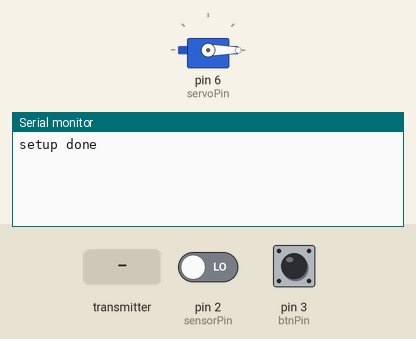
Simulated run of this sketch. Board: Arduino Uno, built with avr-gcc and run on an emulated ATmega328P. Shown: servo, the last lines printed to the serial monitor. The inputs (shaded band) are chosen by the test bench; at power-on: pin 3 (btnPin) HIGH, pin 2 (sensorPin) LOW. No radio packets arrive unless stated.

Above: at 1.2 s.
1.3 s: pin 3 (btnPin) pulled LOW for 0.15 s
At 2.6 s:
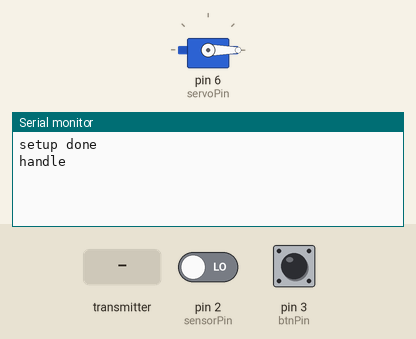
2.9 s: the transmitter starts sending msg = 0
At 2.97 s:
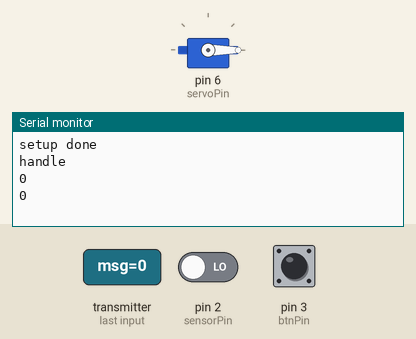

The sketch:

sketch_apr29b.ino
```cpp
#include <SPI.h>
#include <nRF24L01.h>
#include <RF24.h>
#include <Servo.h>

Servo servo;

RF24 radio(9, 8);
int sensorPin = 2;
int btnPin = 3;
int servoPin = 6;

const byte address[6] = "00001";
int msg;
bool status = false;
bool autoClose = false;

void handle() {
  delay(200);
  autoClose = !autoClose;
  Serial.println("handle");
}

void setup()
{
  while (!Serial);
    Serial.begin(9600);

  radio.begin();
  radio.openReadingPipe(0, address);
  radio.startListening();

  servo.attach(servoPin);
  servo.write(0);

  pinMode(sensorPin, INPUT);

  pinMode(btnPin, INPUT_PULLUP);
  attachInterrupt(1, handle, RISING);
  Serial.println("setup done");
}

void loop()
{
  if (autoClose == true) {
    // Serial.println(digitalRead(sensorPin));
    if (digitalRead(sensorPin) == 0 && status == true) {
      Serial.println(digitalRead(sensorPin));
      for (int i = 0; i < 5; i++) {
        delay(1000);
        if (digitalRead(sensorPin) != 0) {
          break;
        }
      }
      Serial.println(digitalRead(sensorPin));
      if (digitalRead(sensorPin) == 0) {
        servo.write(0);
        status = false;
      }
    }
  }

  if (radio.available())
  {
    while (radio.available()) {
      radio.read(&msg, sizeof(msg));
      Serial.println(msg);
      if (msg == 4) {
        if (status == true)
        {
          servo.write(0);
          status = false;
        }
        else
        {
          servo.write(160);
          status = true;
        }
        break;
      }
    }
  }
  // delay(1000);
}
```

Measured:
- after the input at 1.3 s, the serial monitor: prints a new line after 0.15 s (image 1)
- after the input at 2.9 s, the serial monitor: prints a new line at once (image 2)
